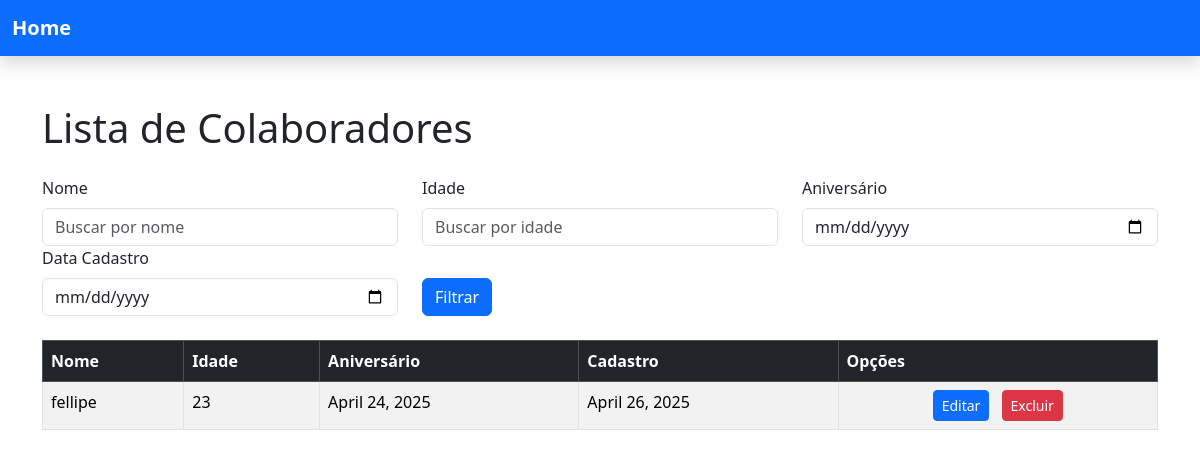
Page /Colaboradores/ on the committed database.
### EPIS/models.py (models this page shows)
class Colaborador(models.Model):
    Nome = models.CharField(max_length=100,null=False)
    Idade = models.IntegerField(null=False)
    Aniversario = models.DateField(null=False)
    Cadastro = models.DateField(default=now,null=False)
    Ativo = models.BooleanField(null=False,default=True)

### EPIS/views.py (the view)
# urls.py: path("Colaboradores/", views.Colaboradores, name="Colaboradores"),
def Colaboradores(request):
    colaboradores = Colaborador.objects.all()
    if request.method == 'GET':
        nome = request.GET.get('nome', '')
        idade = request.GET.get('idade', '')
        aniversario = request.GET.get('aniversario', '')
        data_cadastro = request.GET.get('data_cadastro', '')
        if nome:
            colaboradores = colaboradores.filter(Nome__icontains=nome)
        if idade:
            colaboradores = colaboradores.filter(Idade=idade)
        if aniversario:
            try:
                aniversario = datetime.strptime(aniversario, '%Y-%m-%d').date()
                colaboradores = colaboradores.filter(Aniversario=aniversario)
            except ValueError:
                pass
        if data_cadastro:
            try:
                data_cadastro = datetime.strptime(data_cadastro, '%Y-%m-%d').date()
                colaboradores = colaboradores.filter(Cadastro=data_cadastro)
            except ValueError:
                pass
    return render(request, "Colaborador/colaboradores.html", {"colaboradores": colaboradores})

### EPIS/templates/Colaborador/colaboradores.html (shortened to what this page needs)
<!DOCTYPE html>
<html lang="pt-br">
<head>
    <link href="https://cdn.jsdelivr.net/npm/bootstrap@5.3.3/dist/css/bootstrap.min.css" rel="stylesheet">
</head>
<body>
    {% include 'partials/Header.html' %}
    <section class="container mt-5">
        <h1 class="mb-4">Lista de Colaboradores</h1>
        <form method="GET" action="{% url 'Colaboradores' %}" class="mb-4">
            <div class="row">
                <div class="col-md-4">
                    <label for="nome" class="form-label">Nome</label>
                    <input type="text" class="form-control" id="nome" name="nome" value="{{ request.GET.nome }}" placeholder="Buscar por nome">
                </div>
                <div class="col-md-4">
                    <label for="idade" class="form-label">Idade</label>
                    <input type="number" class="form-control" id="idade" name="idade" value="{{ request.GET.idade }}" placeholder="Buscar por idade">
                </div>
                <div class="col-md-4">
                    <label for="aniversario" class="form-label">Aniversário</label>
                    <input type="date" class="form-control" id="aniversario" name="aniversario" value="{{ request.GET.aniversario }}">
                </div>
                <div class="col-md-4">
                    <label for="data_cadastro" class="form-label">Data Cadastro</label>
                    <input type="date" class="form-control" id="data_cadastro" name="data_cadastro" value="{{ request.GET.data_cadastro }}">
                </div>
                <div class="col-md-4 d-flex align-items-end">
                    <button type="submit" class="btn btn-primary">Filtrar</button>
                </div>
            </div>
        </form>
        <table class="table table-bordered table-striped">
            <thead class="table-dark">
                <tr>
                    <th>Nome</th>
                    <th>Idade</th>
                    <th>Aniversário</th>
                    <th>Cadastro</th>
                    <th>Opções</th>
                </tr>
            </thead>
            <tbody>
                {% for colaborador in colaboradores %}
                <tr>
                    <td>{{ colaborador.Nome }}</td>
                    <td>{{ colaborador.Idade }}</td>
                    <td>{{ colaborador.Aniversario }}</td>
                    <td>{{ colaborador.Cadastro }}</td>
                    <td class="text-center">
                        <a href="{% url 'Editar_Colaborador' colaborador.id %}" class="btn btn-sm btn-primary me-2">Editar</a>
                        <button
                            id="btn-delete"
                            class="btn btn-sm btn-danger"
                            data-bs-toggle="modal"
                            data-bs-target="#modal-delete"
                            data-bs-colaboradorname="{{ colaborador.Nome }}"
                            data-bs-url="{% url 'Excluir_Colaborador' colaborador.id %}">
                            Excluir
                        </button>
                    </td>
                </tr>
                {% endfor %}
            </tbody>
        </table>
    </section>
</body>
</html>

### rows in the picture
Colaborador: Nome "fellipe", Idade "23", Aniversario "April 24, 2025", Cadastro "April 26, 2025"
